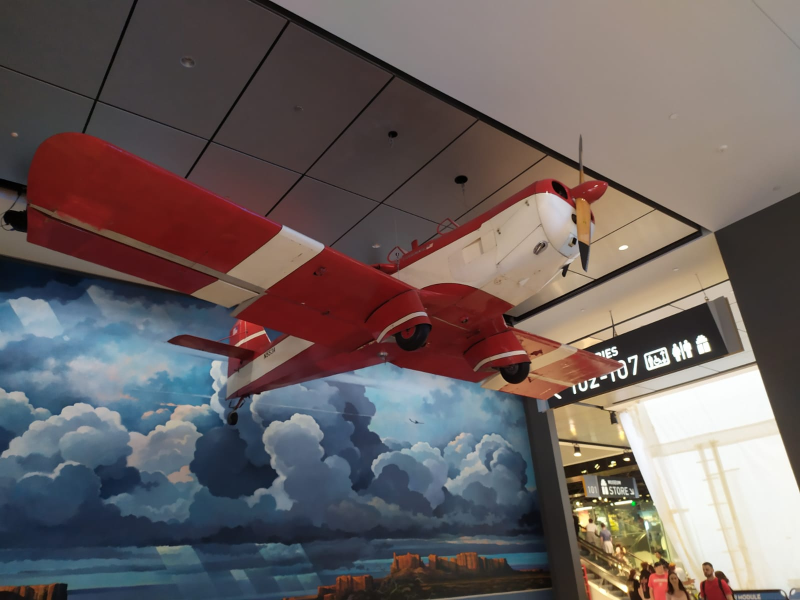
#> input picture images/image1.jpeg, 1600 x 1200 px (shown at 1/2 size)
$ python -i utils.py   (imports and definitions only)
#> lines starting #> are read from the running program, lines starting #| are printed output that depends on the picture
import cv2
import numpy as np
import matplotlib.pyplot as plt
from sklearn.cluster import KMeans
from skimage import color
import os

# [25 lines left out: functions read_image, resize_image, not called in this run]

import cv2
import os

# Function to save the image
import cv2
import os

# Function to save the image
# [17 lines left out: function save_image, not called in this run]

# =======================================
                                # Part 1
# =======================================

def grayscale_average(image):
    return np.mean(image, axis=2).astype(np.uint8)

def grayscale_weighted(image):
    im = 0.299* image[:, :, 2]+ 0.587 *image[:, :, 1]+ 0.114 * image[:, :, 0]
    return im.astype(np.uint8)
def mse(image1, image2):
    assert image1.shape==image2.shape
    return np.sum((image1-image2)**2/float(image1.shape[0] * image1.shape[1]))

# =======================================
                                # Part 2
# =======================================

# [60 lines left out: functions kmeans_quantization, uniform_quantization, median_cut_quantize, split_into_buckets, median_quantization, not called in this run]


# =======================================
                                # Part 3
# =======================================


def to_hsv(image):
    return cv2.cvtColor(image, cv2.COLOR_BGR2HSV).astype(np.float32)

def to_hsl(image):
    return cv2.cvtColor(image, cv2.COLOR_BGR2HLS).astype(np.float32)

def to_rgb(image, color_space):
    if color_space == "HSV":
        return cv2.cvtColor(image.astype(np.uint8), cv2.COLOR_HSV2RGB)
    elif color_space == "HLS":
        return cv2.cvtColor(image.astype(np.uint8), cv2.COLOR_HLS2RGB)
    else:
        raise ValueError("Invalid color space. Use 'HSV' or 'HLS'.")

def adjust_hue(image, hue_shift=0):
    hsv = to_hsv(image)
    hsv[..., 0] = (hsv[..., 0] + hue_shift) % 180  # Keep within [0, 179]
    return to_rgb(hsv, "HSV")

# [14 lines left out: functions adjust_saturation, adjust_brightness, adjust_lightness, not called in this run]

>>> import cv2
>>> picture = cv2.imread('images/image1.jpeg')
#> picture is the input picture: shape (1200, 1600, 3); mean B, G, R 96.4, 97.1, 107.1
>>> result = adjust_hue(picture)
#> in to_hsv, `return cv2.cvtColor(image, cv2.COLOR_BGR2HSV).astype(np.float32)`:
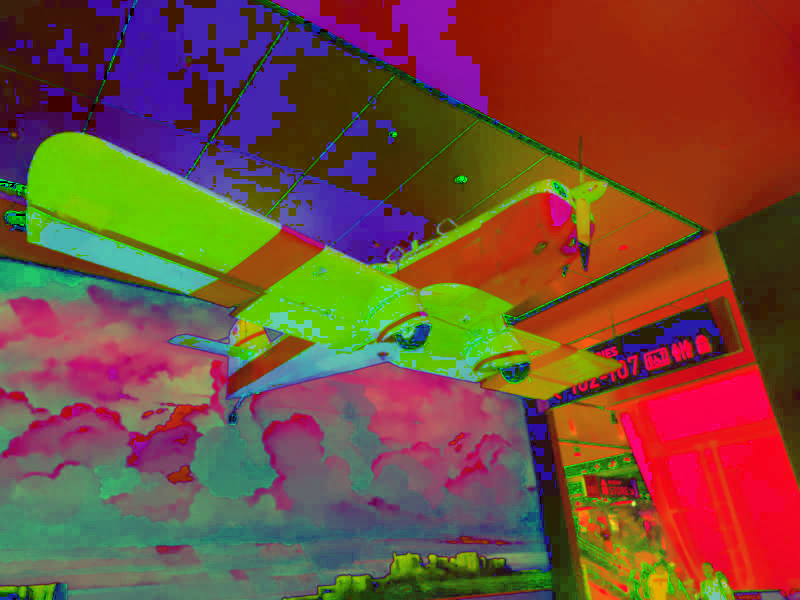
#> returned value: shape (1200, 1600, 3) float32 (shown at 1/2 size); mean of channels 0, 1, 2 59.3, 77.1, 117.8; drawn as B, G, R

$ run again, on images/image2.jpeg
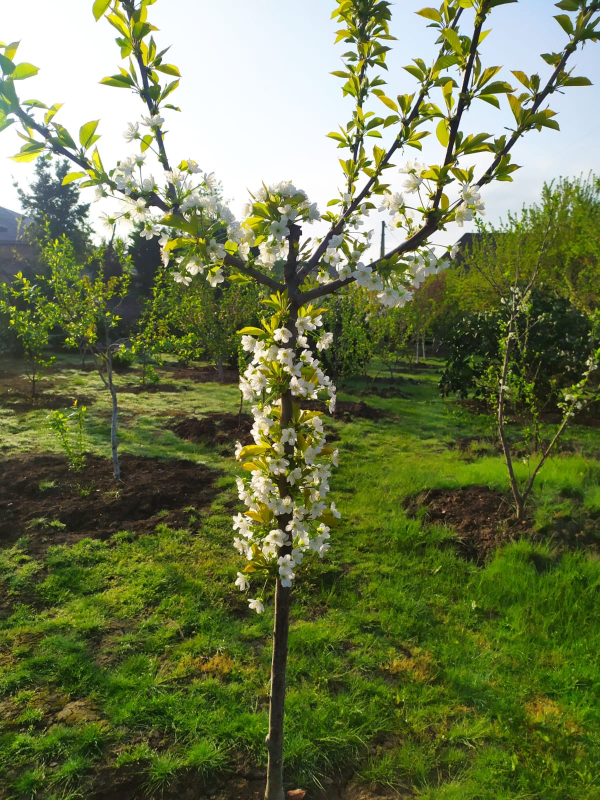
#> input picture images/image2.jpeg, 1200 x 1600 px (shown at 1/2 size)
#> picture is the input picture: shape (1600, 1200, 3); mean B, G, R 78.3, 122, 111.6
#> in to_hsv, `return cv2.cvtColor(image, cv2.COLOR_BGR2HSV).astype(np.float32)`:
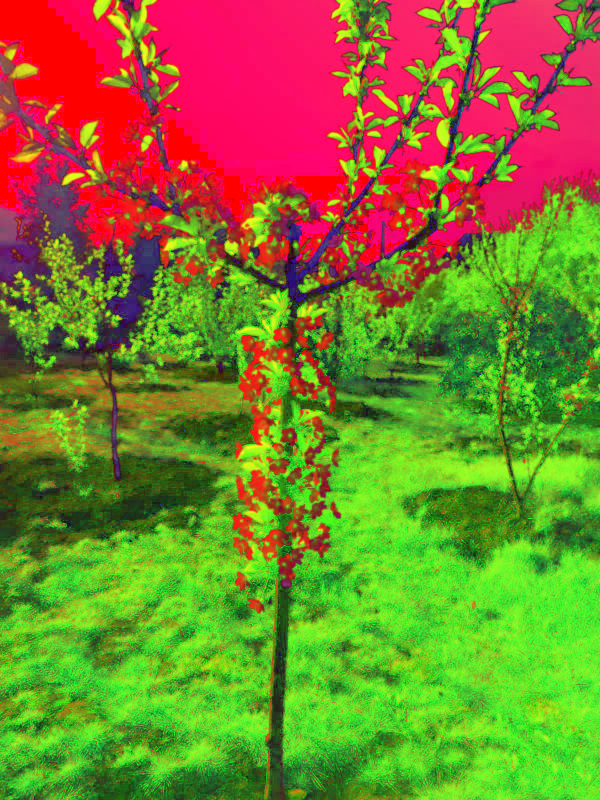
#> returned value: shape (1600, 1200, 3) float32 (shown at 1/2 size); mean of channels 0, 1, 2 45.9, 127.8, 124.6; drawn as B, G, R

$ run again, on images/image3.jpeg
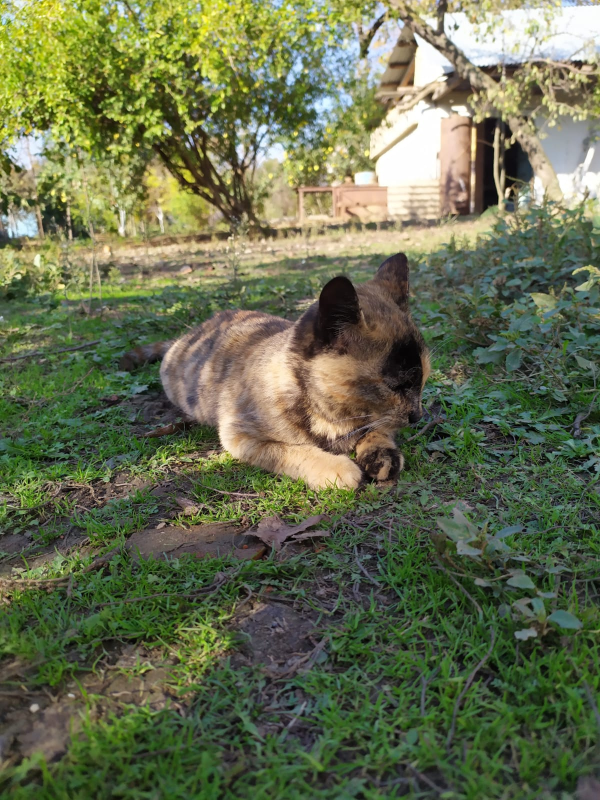
#> input picture images/image3.jpeg, 1200 x 1600 px (shown at 1/2 size)
#> picture is the input picture: shape (1600, 1200, 3); mean B, G, R 79.2, 110.1, 102.8
#> in to_hsv, `return cv2.cvtColor(image, cv2.COLOR_BGR2HSV).astype(np.float32)`:
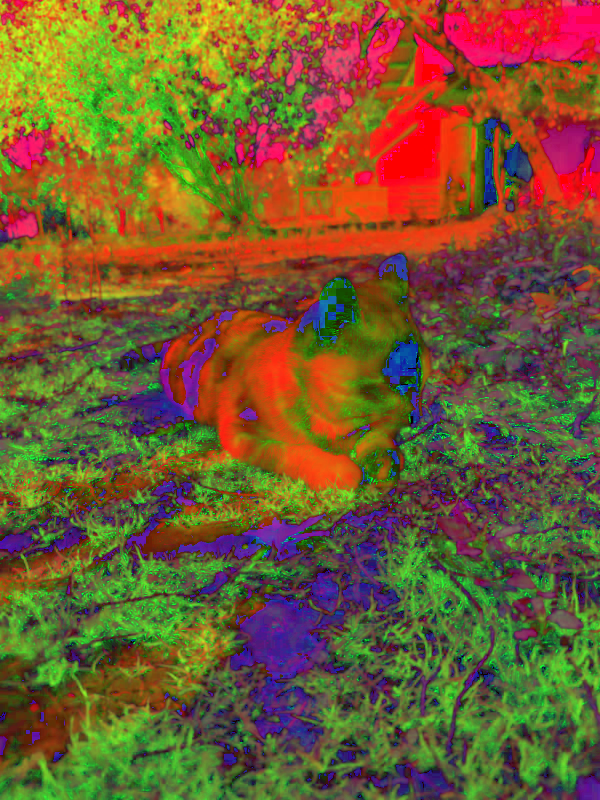
#> returned value: shape (1600, 1200, 3) float32 (shown at 1/2 size); mean of channels 0, 1, 2 48.5, 90.4, 115.5; drawn as B, G, R

$ run again, on images/image4.jpeg
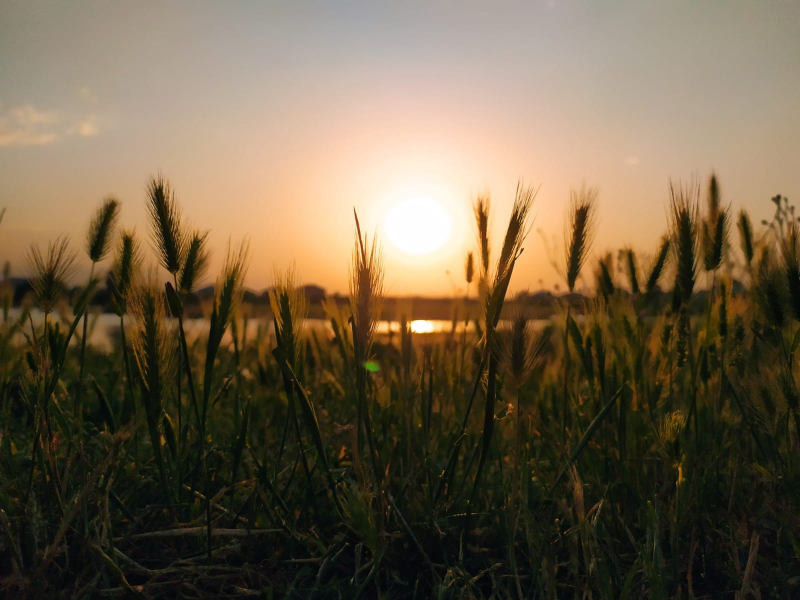
#> input picture images/image4.jpeg, 1600 x 1200 px (shown at 1/2 size)
#> picture is the input picture: shape (1200, 1600, 3); mean B, G, R 72.9, 96.1, 111.3
#> in to_hsv, `return cv2.cvtColor(image, cv2.COLOR_BGR2HSV).astype(np.float32)`:
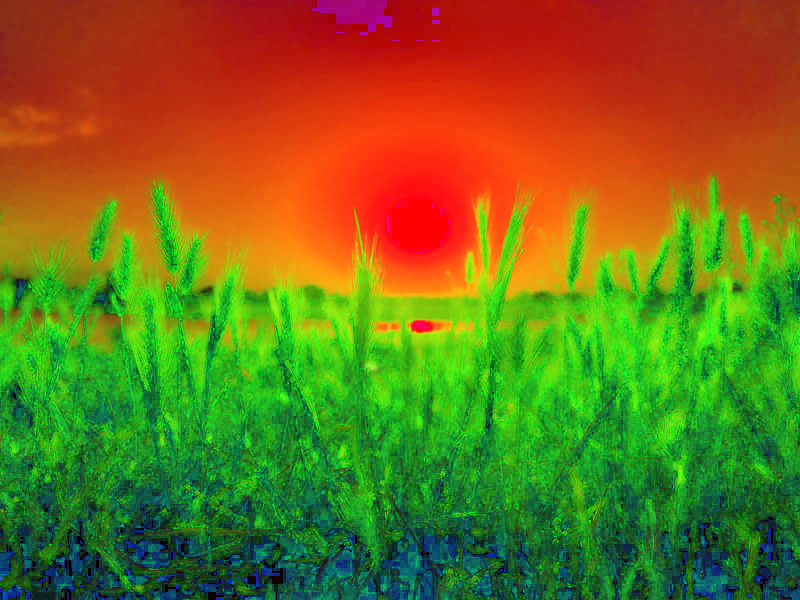
#> returned value: shape (1200, 1600, 3) float32 (shown at 1/2 size); mean of channels 0, 1, 2 27.4, 111.3, 112.7; drawn as B, G, R
